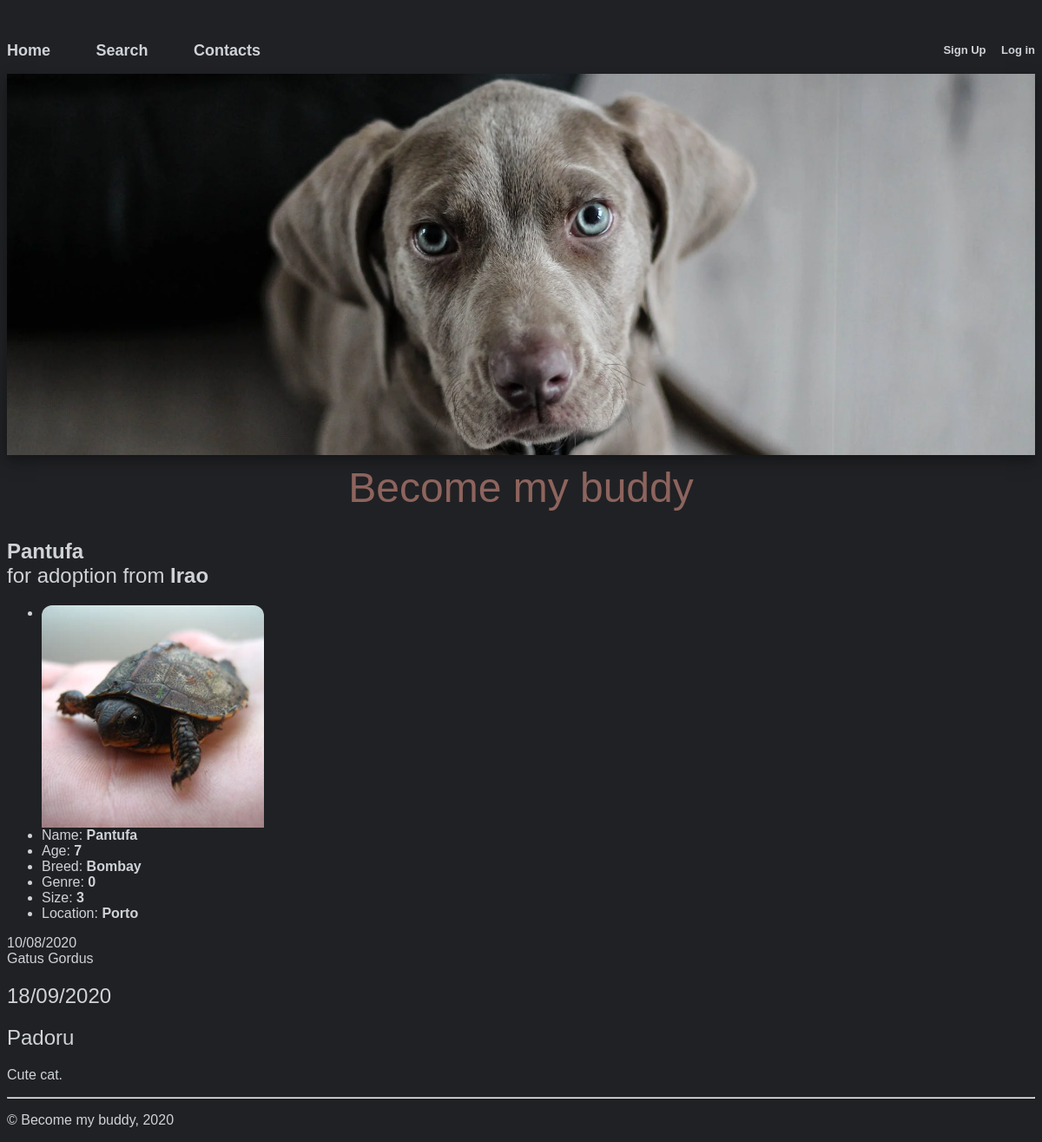
The page /pages/post.php?post_id=1 on the database its author committed.
### tables this page shows
CREATE TABLE PetPost( 
    id INTEGER PRIMARY KEY,
    name TEXT NOT NULL,
    age INTEGER,
    gender INTEGER CHECK (gender = 1 OR gender = 0),
    size INTEGER,
    description TEXT NOT NULL,
    date DATE NOT NULL,
    color_id INTEGER REFERENCES Color(id),
    species_id INTEGER REFERENCES Species(id),
    city_id INTEGER REFERENCES City(id),
    user_id INTEGER REFERENCES User(id)
);

CREATE TABLE Comment(
    id INTEGER PRIMARY KEY,
    user_id INTEGER REFERENCES User(id),
    post_id INTEGER REFERENCES PetPost(id),
    text TEXT NOT NULL,
    date DATE NOT NULL
);

CREATE TABLE User(
    id INTEGER PRIMARY KEY,
    username TEXT NOT NULL,
    password TEXT NOT NULL,
    picture TEXT,
    email TEXT UNIQUE NOT NULL,
    mobile_number CHAR(9) UNIQUE NOT NULL
);

### pages/post.php (called while the page is built, shortened)
<?php
  include('../templates/common/tpl_header.php');
  include('../database/db_post.php');
  include('../templates/tpl_post.php');
  $post = getPost($_GET['post_id']);
  $comments = getComments($_GET['post_id']);
  drawPost($post, $comments);
  include('../templates/common/tpl_footer.php');
?>

### database/db_post.php (called while the page is built, shortened)
<?php
  function getPost($post_id) {
    $db = Database::instance()->db();
    $stmt = $db->prepare(
        '
        SELECT petpost.name as name, age, gender, size, description, date,
        Color.name as color, Species.name as species,
        City.name as location, User.username as user
        FROM petpost JOIN Color on(petpost.color_id=color.id)
            JOIN Species on(petpost.species_id=species.id)
            JOIN City on(city.id = petpost.city_id)
            JOIN User on (User.id = petpost.user_id)
        WHERE petpost.id=' . $post_id
    );
    $stmt->execute();
    $posts = $stmt->fetchAll();
    if (count($posts) > 0)
        return $posts[0];
    else return null;
  }
  function getComments($post_id) {
    $db = Database::instance()->db();
    $stmt = $db->prepare(
        '
        SELECT username, text, date
        FROM Comment JOIN User on(Comment.user_id = User.id)
        WHERE Comment.user_id=' . $post_id
    );
    $stmt->execute();
    return $stmt->fetchAll();
  }
?>

### templates/tpl_post.php (the view)
<?php function drawPost($post, $comments) {
?>
    <h2>
      <b><?php echo $post['name']; ?></b> </br>
      for adoption from <b><?php echo $post['user']; ?></b>
    </h2>
    <div class="petpost">
      <ul>
        <li class="list-item-img">
          <div style="background: url('../static/images/bazinga.png') no-repeat center /auto 100%"></div>
        </li>
        <li>Name: <b><?php echo $post['name']; ?></b></li>
        <li>Age: <b><?php echo $post['age']; ?></b></li>
        <li>Breed: <b><?php echo $post['species']; ?></b></li>
        <li>Genre: <b><?php echo $post['gender']; ?></b></li>
        <li>Size: <b><?php echo $post['size']; ?></b></li>
        <li>Location: <b><?php echo $post['location']; ?></b></li>
      </ul>
      <?php echo $post['date']; ?>
    </div>
    <?php echo $post['description']; ?>
    <?php
    foreach($comments as $comment)
        echo '<br>';
        drawComment($comment);
    ?>
<?php } ?>
<?php function drawComment($comment) {
?>
    <h2> <?php echo $comment['date']; ?> </h2>
    <h2> <?php echo $comment['username']; ?> </h2>
    <p> <?php echo $comment['text']; ?> </p>
<?php } ?>

### templates/common/tpl_header_noimg.php (shortened to what this page needs)
<!DOCTYPE html>
<html lang="en-US">
  <head>
    <link href="../css/style.css" rel="stylesheet">
    <link href="../css/layout.css" rel="stylesheet">
    <link href="../css/responsive.css" rel="stylesheet">
  </head>
  <body>
    <nav id="menu">
      <ul>
        <li><a href="/index.php">Home</a></li>
        <li><a href="/index.php">Search</a></li>
        <li><a href="/index.php">Contacts</a></li>
      </ul>
      <div id="signup">
        <a href="register.html">Sign Up</a>
        <a href="login.html">Log in</a>
      </div>
    </nav>

### templates/common/tpl_header.php
<?php
  include('tpl_header_noimg.php');
?>
    <img id="headimg" src="/static/headimg.png" alt="Cute dog looking at camera."/>
    <header>
      <h1><a href="/index.php">Become my buddy</a></h1>
    </header>

### templates/common/tpl_footer.php
    <footer>
      <hr />
      <p>&copy; Become my buddy, 2020</p>
    </footer>
  </body>
</html>

### css/style.css (style rules this page uses)
:root { --fonts: helvetica, sans-serif; --background: #202124; --main: #cfd3d8; --green: #5d8d79; --darkGreen: #2f5e4a; --orange: #8d645d; --dark: #121212; --light: #3c4042; }
body { background-color: var(--background); font-family: var(--fonts); color: var(--main); }
#headimg { box-shadow: 0 6px 10px 0 rgba(0, 0, 0, 0.2), 0 8px 22px 0 rgba(0, 0, 0, 0.19); }
h1 { color: var(--orange); font-size: 3em; font-weight: normal; }
h2 { font-size: 1.5em; font-weight: normal; }
h1 a, h2 a, h3 a, h4 a { color: inherit; text-decoration: none; }
#menu { font-weight: bold; }
#menu > ul > li { list-style-type: none; }
#menu > ul > li + li { margin-left: 3em; }
#menu > ul > li > a { text-decoration: none; font-size: large; color: var(--main); }
#signup a { text-decoration: none; font-size: small; color: var(--main); }
.list-item-img div { width: 16em; height: 16em; border-radius: 12px 12px 0px 0px; background-size: contain; }

### css/layout.css (style rules this page uses)
:root { --list_gap: 2em; --list_gap_inv: -2em; --list-height: 48em; }
body { margin-top: 3em; }
#headimg { display: block; margin: 1em auto 0 auto; width: 100%; }
h1 { margin-top: 0.2em; text-align: center; }
#menu { overflow: auto; }
#menu > ul { display: inline-block; padding: 0; margin: 0; }
#menu > ul > li { display: inline-block; position: relative; }
#signup { float: right; }
#signup a + a { padding-left: 1em; }

### rows shown on the page
petpost: name "Pantufa", age "7", gender "0", size "3", date "10/08/2020", description "Gatus Gordus"
comment: date "18/09/2020", user.username "Padoru", text "Cute cat."

### other values the page prints
$post['user'] "Irao"
$post['species'] "Bombay"
$post['location'] "Porto"
